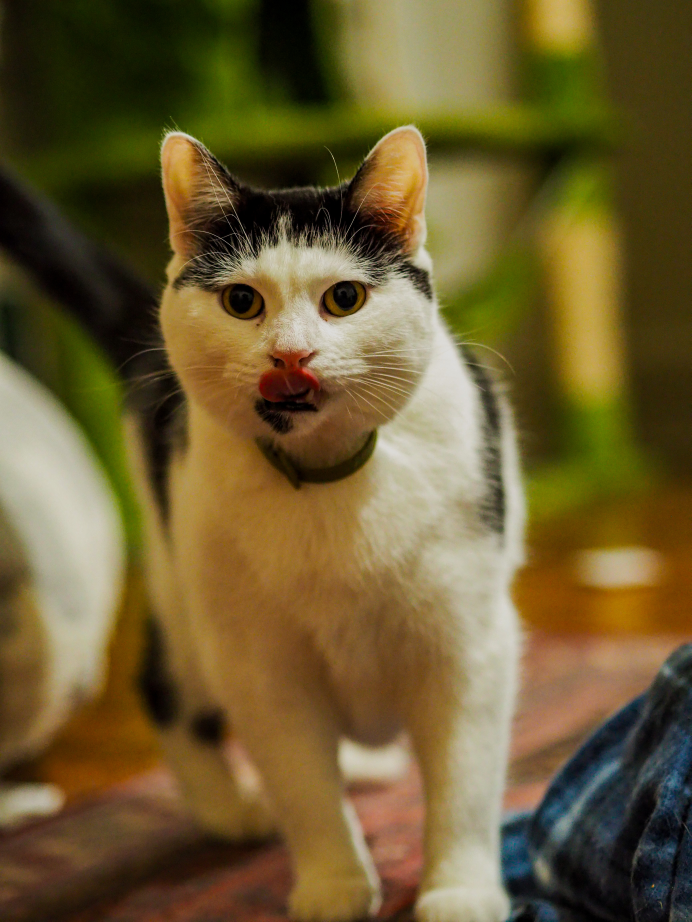
#> input picture assets/dora5.jpg, 3456 x 4608 px (shown at 1/5 size)
$ python buildIcons.py
#> lines starting #> are read from the running program, lines starting #| are printed output that depends on the picture
#!/usr/bin/env python3
"""Rebuild platform icons (.png, .ico, .icns) from assets/dora5.jpg.

Run this whenever the source image changes. The installer scripts look for
each format under its canonical name (`dora5.png` for Linux, `dora5.ico`
for Windows, `dora5.icns` for macOS).

Usage:
    python scripts/buildIcons.py
    python scripts/buildIcons.py path/to/other-source.jpg
"""

import sys
from pathlib import Path

from PIL import Image


ICO_SIZES = [(256, 256), (128, 128), (64, 64), (48, 48), (32, 32), (16, 16)]
PNG_SIZE = (512, 512)


def buildIcons(srcPath):
    src = Path(srcPath).resolve()
    if not src.exists():
        sys.exit(f'source image not found: {src}')

    img = Image.open(src).convert('RGBA')
    print(f'source: {src}  ({img.size}, {img.mode})')
#| source: assets/dora5.jpg  ((3456, 4608), RGBA)

    # Square-crop from center so small-size variants don't get stretched.
    w, h = img.size
#> w = 3456; h = 4608
    side = min(w, h)
#> side = 3456
    left = (w - side) // 2
#> left = 0
    top  = (h - side) // 2
#> top = 576
    img = img.crop((left, top, left + side, top + side))
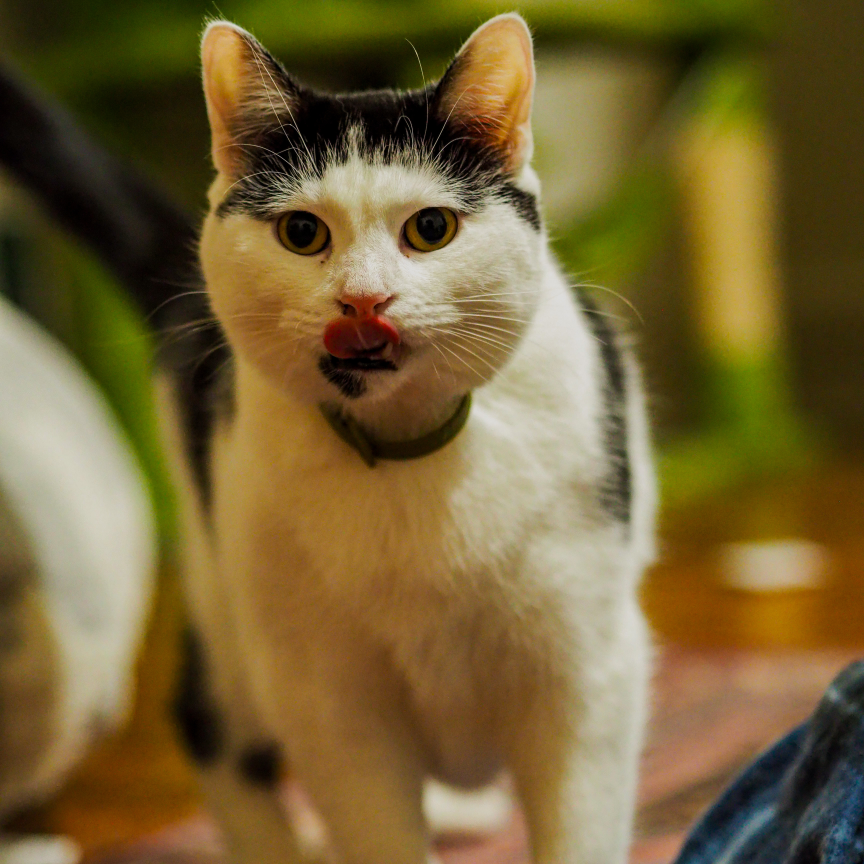
#> img: PIL image 3456x3456 RGBA (shown at 1/4 size); mean R, G, B, A 117.5, 98.4, 53.1, 255
    print(f'square-cropped to {img.size}')
#| square-cropped to (3456, 3456)

    pngPath = src.with_suffix('.png')
    img.resize(PNG_SIZE, Image.LANCZOS).save(pngPath)
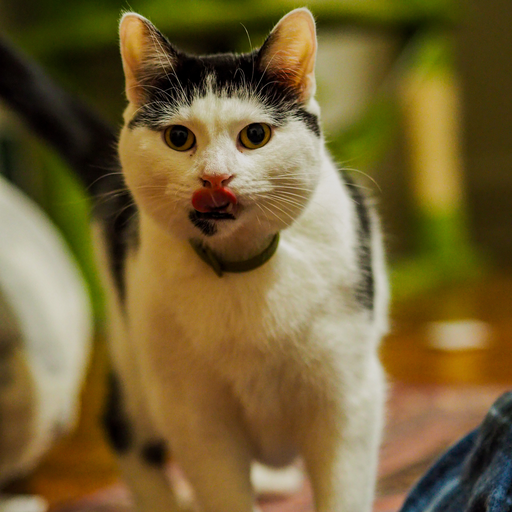
#> saved as dora5.png: PIL image 512x512 RGBA; mean R, G, B, A 117.5, 98.4, 53.1, 255
#> (the run stopped early here; a loop or call above may not have finished)
